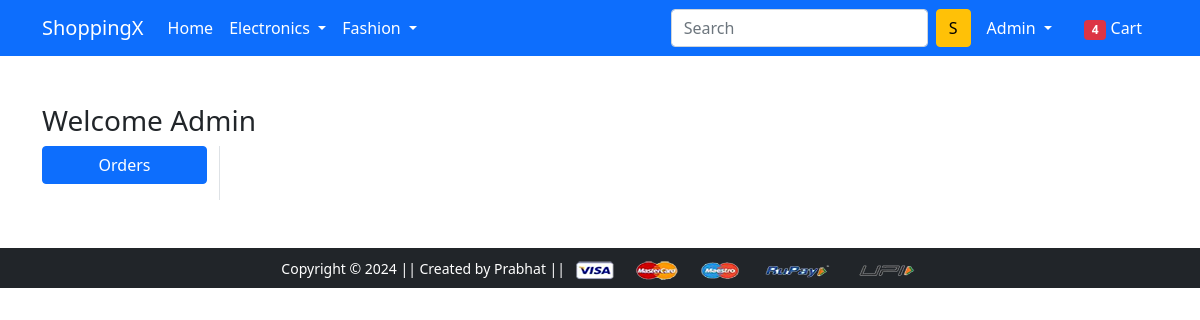
The app's page /orders/ (signed in), older data.
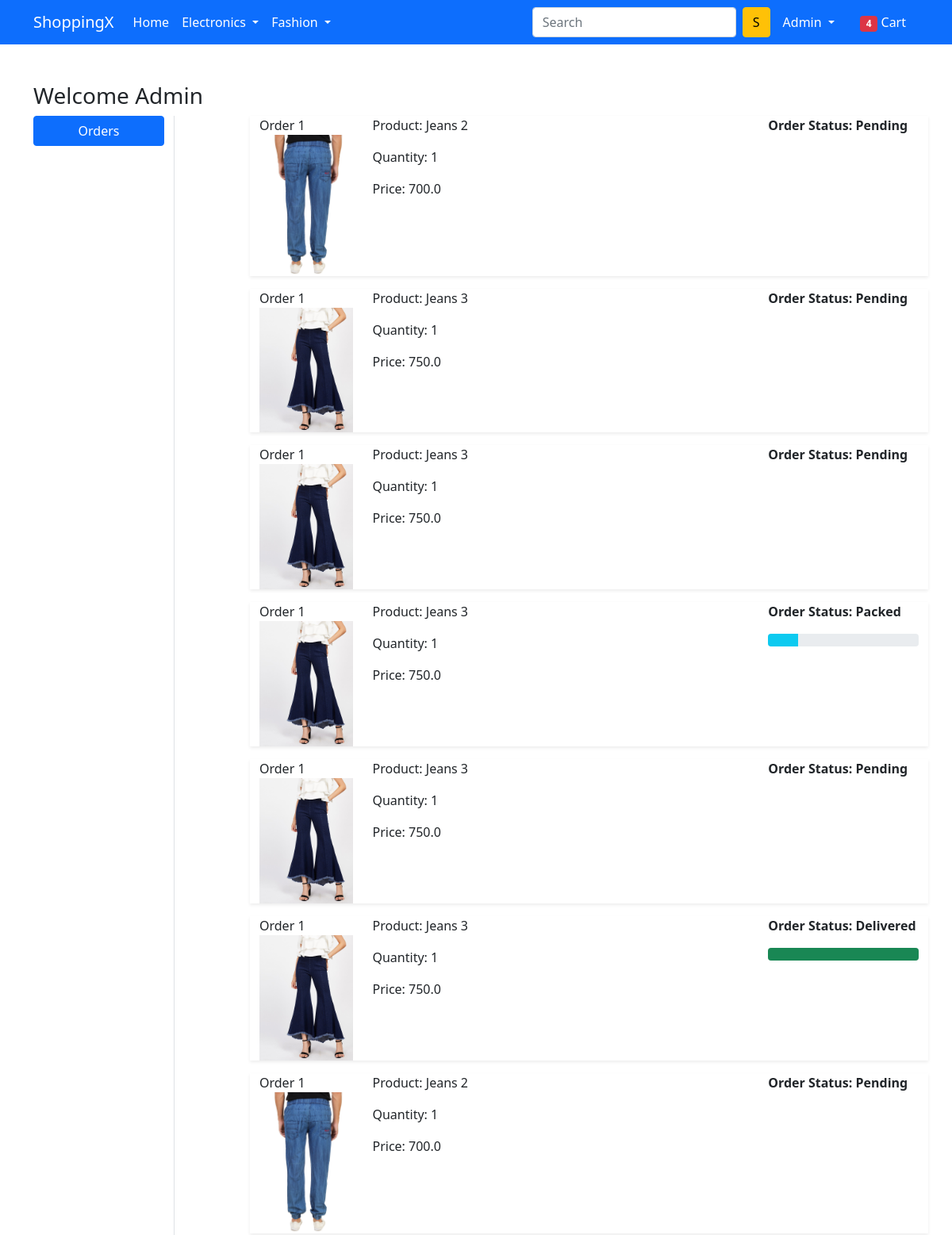
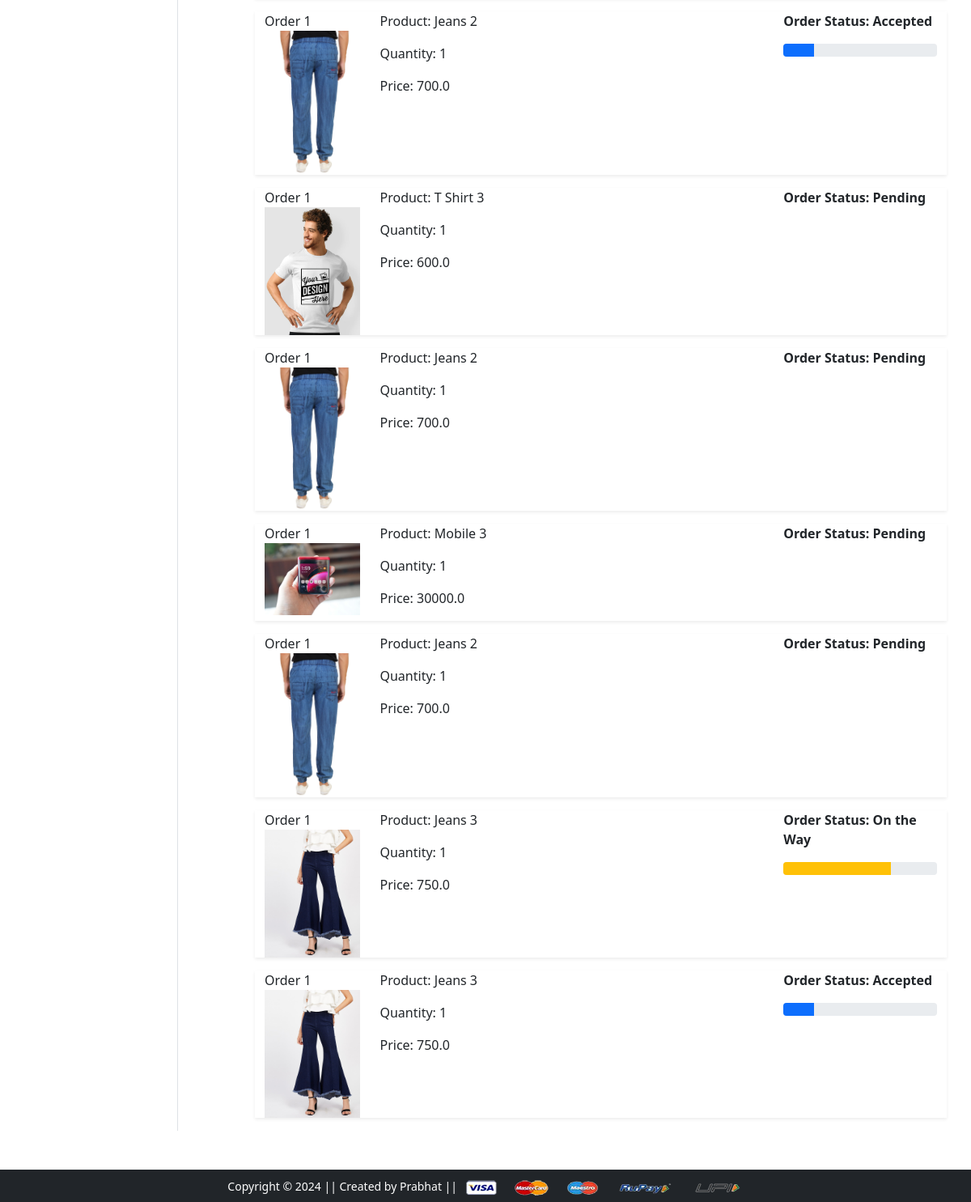
The same page, newer data (2 pictures, top to bottom).
### app/models.py (models this page shows, shortened)
class OrderPlaced(models.Model):
    user = models.ForeignKey(User, on_delete=models.CASCADE)
    customer = models.ForeignKey(Customer, on_delete=models.CASCADE)
    product = models.ForeignKey(Product, on_delete=models.CASCADE)
    quantity = models.PositiveIntegerField(default=1)
    ordered_date = models.DateTimeField(auto_now_add=True)
    status = models.CharField(max_length=50, choices=STATUS_CHOICES, default='Pending')
    @property
    def total_cost(self):
        total_cost = self.quantity * self.product.selling_price
        return total_cost

class Product(models.Model):
    title = models.CharField(max_length=50)
    selling_price = models.FloatField()
    discounted_price = models.FloatField()
    description =  models.TextField()
    brand = models.CharField(max_length=50)
    category = models.CharField(max_length=2, choices=CATEGORY_CHOICES)
    product_image = models.ImageField(upload_to='productimg', height_field=None, width_field=None, max_length=None)

### app/views.py (the view)
# urls.py: path('orders/', views.orders, name='orders'),
def orders(request):
    op = OrderPlaced.objects.filter(user = request.user)
    return render(request, 'app/orders.html',{'order_placed':op})

### app/templates/app/orders.html (shortened to what this page needs)
{% extends 'app/base.html' %}
{% load static %}
{% block main-content %}
<div class="container my-5">
 <div class="row">
 <h3>Welcome {{request.user | title}}</h3>
  <div class="col-sm-2 border-end">
   <ul class="list-unstyled">
    <li class="d-grid"><a href="{% url 'orders' %}" class="btn btn-primary">Orders</a></li>
   </ul>
  </div>
  <div class="col-sm-9 offset-sm-1">
    {% for op in order_placed %}
     <div class="row shadow-sm mb-3">
      <div class="col-sm-2">Order 1
          <img src="{{op.product.product_image.url}}" alt="" srcset="" height="150" width="150" class="img-fluid">
      </div>
      <div class="col-sm-7">
          <p>Product: {{op.product.title}}</p>
          <p>Quantity: {{op.quantity}}</p>
          <p>Price: {{op.total_cost}}</p>
      </div>
      <div class="col-sm-3 fw-bold">
          <p>Order Status: {{op.status}}</p>
          {% if op.status == "Accepted" %}
          <div class="progress">
            <div class="progress-bar" role="progressbar" style="width: 20%;" aria-valuemax="100"></div>
          </div>
          {% endif %}
          {% if op.status == "Packed" %}
          <div class="progress">
            <div class="progress-bar bg-info" role="progressbar" style="width: 20%;" aria-valuemax="100" aria-valuemin="0"></div>
          </div>
          {% endif %}
          {% if op.status == "On the Way" %}
          <div class="progress">
            <div class="progress-bar bg-warning" role="progressbar" style="width: 70%;" aria-valuemax="100"></div>
          </div>
          {% endif %}
          {% if op.status == "Delivered" %}
          <div class="progress">
            <div class="progress-bar bg-success" role="progressbar" style="width: 100%;" aria-valuemax="100"></div>
          </div>
          {% endif %}
      </div>
     </div>
    {% endfor %}
  </div>
 </div>
</div>
{% endblock main-content %}

### app/templates/app/base.html (shortened to what this page needs)
<!doctype html>
{% load static %}
<html lang="en">
  <head>
    <link href="https://cdn.jsdelivr.net/npm/bootstrap@5.0.0-beta1/dist/css/bootstrap.min.css" rel="stylesheet">
    <link rel="stylesheet" href="{% static 'app/css/owl.carousel.min.css' %}">
    <link rel="stylesheet" href="{% static 'app/css/all.min.css' %}">
    <link rel="stylesheet" href="{% static 'app/css/style.css' %}">
  </head>
  <body>
    <nav class="navbar navbar-expand-lg navbar-dark bg-primary">
     <div class="container">
       <a class="navbar-brand" href="/">ShoppingX</a>
       <div class="collapse navbar-collapse" id="navbarSupportedContent">
         <ul class="navbar-nav me-auto mb-2 mb-lg-0">
           <li class="nav-item">
             <a class="nav-link active" aria-current="page" href="/">Home</a>
           </li>
           <li class="nav-item dropdown">
             <a class="nav-link dropdown-toggle text-white" href="#" id="electronicsDropdown" role="button" data-bs-toggle="dropdown" aria-expanded="false">
               Electronics
             </a>
           </li>
           <li class="nav-item dropdown">
             <a class="nav-link dropdown-toggle text-white" href="#" id="fashionDropdown" role="button" data-bs-toggle="dropdown" aria-expanded="false">
               Fashion
             </a>
           </li>
         </ul>
         <form class="d-flex">
           <input class="form-control me-2" type="search" placeholder="Search" aria-label="Search">
           <button class="btn btn-warning" type="submit">S</button>
         </form>
         <div>
          <ul class="navbar-nav me-auto mb-2 mb-lg-0">
            {% if request.user.is_authenticated %}
           <li class="nav-item dropdown mx-2">
              <a class="nav-link dropdown-toggle text-white" href="#" id="profileDropdown" role="button" data-bs-toggle="dropdown" aria-expanded="false">
                {{request.user | title}}
              </a>
            </li>
            <li class="nav-item mx-2">
             <a href="{% url 'show_cart' %}" class="nav-link text-white"><span class="badge bg-danger">4</span> Cart </a>
            </li>
            {% endif %}
          </ul>
         </div>
       </div>
     </div>
    </nav>
    {% block main-content %} {% endblock main-content %}
    <footer class="container-fluid bg-dark text-center p-2 mt-5">
        <small class="text-white">Copyright &copy; 2024 || Created by Prabhat || </small>
        <img src="{% static 'app/images/payment.png' %}" alt="" srcset="" class="img-fluid" height="2px">
    </footer>
  </body>
</html>

Row changes from the older to the newer data that the page shows:
added OrderPlaced: product.product_image (picture), product "Jeans 2", quantity "1", total_cost "700.0", status "Pending"
added OrderPlaced: product.product_image (picture), product "Jeans 3", quantity "1", total_cost "750.0", status "Pending"
added OrderPlaced: product.product_image (picture), product "Jeans 3", quantity "1", total_cost "750.0", status "Pending"
added OrderPlaced: product.product_image (picture), product "Jeans 3", quantity "1", total_cost "750.0", status "Packed"
added OrderPlaced: product.product_image (picture), product "Jeans 3", quantity "1", total_cost "750.0", status "Pending"
added OrderPlaced: product.product_image (picture), product "Jeans 3", quantity "1", total_cost "750.0", status "Delivered"
added OrderPlaced: product.product_image (picture), product "Jeans 2", quantity "1", total_cost "700.0", status "Pending"
added OrderPlaced: product.product_image (picture), product "Jeans 2", quantity "1", total_cost "700.0", status "Accepted"
added OrderPlaced: product.product_image (picture), product "T Shirt 3", quantity "1", total_cost "600.0", status "Pending"
added OrderPlaced: product.product_image (picture), product "Jeans 2", quantity "1", total_cost "700.0", status "Pending"
added OrderPlaced: product.product_image (picture), product "Mobile 3", quantity "1", total_cost "30000.0", status "Pending"
added OrderPlaced: product.product_image (picture), product "Jeans 2", quantity "1", total_cost "700.0", status "Pending"
added OrderPlaced: product.product_image (picture), product "Jeans 3", quantity "1", total_cost "750.0", status "On the Way"
added OrderPlaced: product.product_image (picture), product "Jeans 3", quantity "1", total_cost "750.0", status "Accepted"
